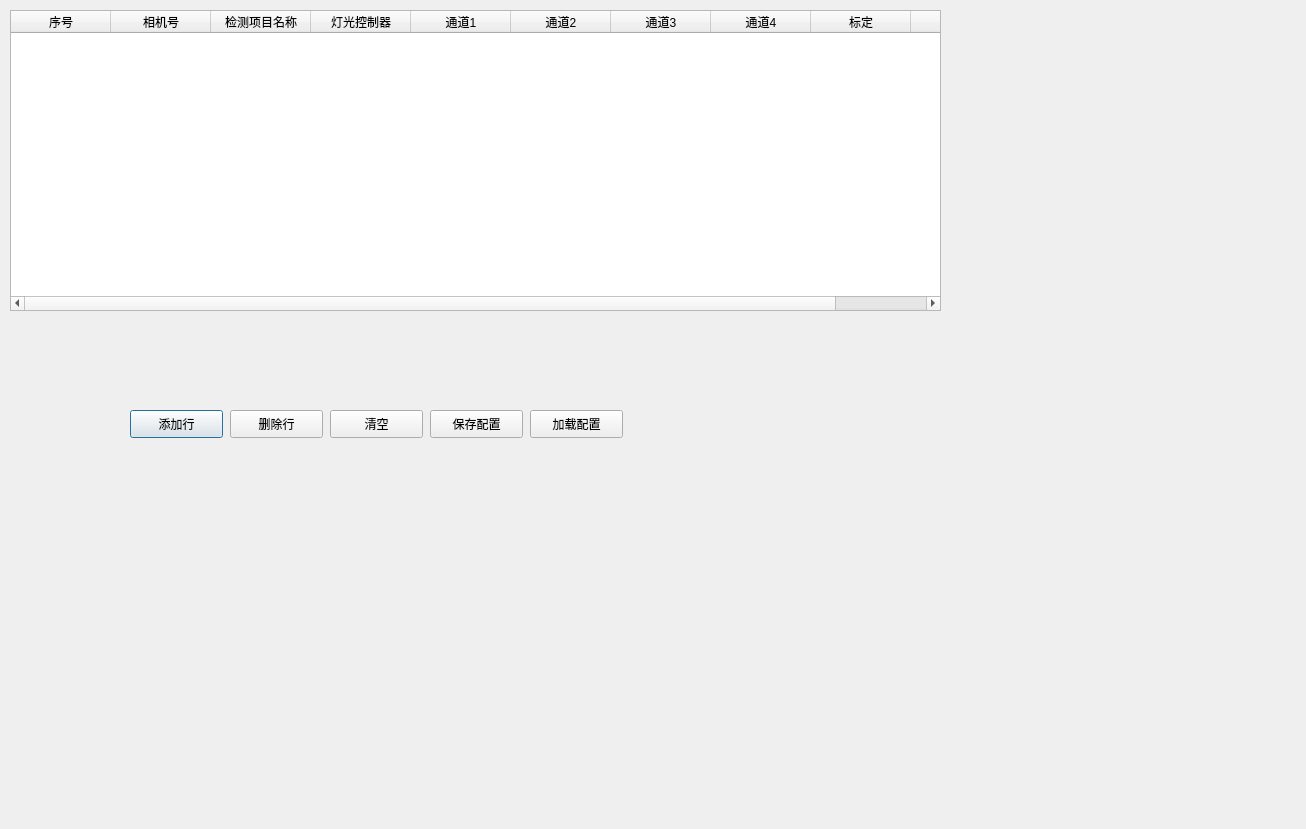
<?xml version="1.0" encoding="UTF-8"?>
<ui version="4.0">
 <class>detectionconfigdialog</class>
 <widget class="QDialog" name="detectionconfigdialog">
  <property name="geometry">
   <rect>
    <x>0</x>
    <y>0</y>
    <width>1306</width>
    <height>829</height>
   </rect>
  </property>
  <property name="windowTitle">
   <string>Dialog</string>
  </property>
  <widget class="QWidget" name="widget" native="true">
   <property name="geometry">
    <rect>
     <x>120</x>
     <y>410</y>
     <width>511</width>
     <height>31</height>
    </rect>
   </property>
   <widget class="QPushButton" name="pushButton_add">
    <property name="geometry">
     <rect>
      <x>10</x>
      <y>0</y>
      <width>93</width>
      <height>28</height>
     </rect>
    </property>
    <property name="text">
     <string>添加行</string>
    </property>
   </widget>
   <widget class="QPushButton" name="pushButton_delete">
    <property name="geometry">
     <rect>
      <x>110</x>
      <y>0</y>
      <width>93</width>
      <height>28</height>
     </rect>
    </property>
    <property name="text">
     <string>删除行</string>
    </property>
   </widget>
   <widget class="QPushButton" name="pushButton_clear">
    <property name="geometry">
     <rect>
      <x>210</x>
      <y>0</y>
      <width>93</width>
      <height>28</height>
     </rect>
    </property>
    <property name="text">
     <string>清空</string>
    </property>
   </widget>
   <widget class="QPushButton" name="pushButton_save">
    <property name="geometry">
     <rect>
      <x>310</x>
      <y>0</y>
      <width>93</width>
      <height>28</height>
     </rect>
    </property>
    <property name="text">
     <string>保存配置</string>
    </property>
   </widget>
   <widget class="QPushButton" name="pushButton_load">
    <property name="geometry">
     <rect>
      <x>410</x>
      <y>0</y>
      <width>93</width>
      <height>28</height>
     </rect>
    </property>
    <property name="text">
     <string>加载配置</string>
    </property>
   </widget>
  </widget>
  <widget class="QTableWidget" name="tableWidget">
   <property name="geometry">
    <rect>
     <x>10</x>
     <y>10</y>
     <width>931</width>
     <height>301</height>
    </rect>
   </property>
   <column>
    <property name="text">
     <string>序号</string>
    </property>
   </column>
   <column>
    <property name="text">
     <string>相机号</string>
    </property>
   </column>
   <column>
    <property name="text">
     <string>检测项目名称</string>
    </property>
   </column>
   <column>
    <property name="text">
     <string>灯光控制器</string>
    </property>
   </column>
   <column>
    <property name="text">
     <string>通道1</string>
    </property>
   </column>
   <column>
    <property name="text">
     <string>通道2</string>
    </property>
   </column>
   <column>
    <property name="text">
     <string>通道3</string>
    </property>
   </column>
   <column>
    <property name="text">
     <string>通道4</string>
    </property>
   </column>
   <column>
    <property name="text">
     <string>标定</string>
    </property>
   </column>
   <column>
    <property name="text">
     <string>群组ID</string>
    </property>
   </column>
  </widget>
  <widget class="QWidget" name="widget_2" native="true">
   <property name="geometry">
    <rect>
     <x>30</x>
     <y>330</y>
     <width>120</width>
     <height>80</height>
    </rect>
   </property>
  </widget>
 </widget>
 <resources/>
 <connections/>
</ui>
